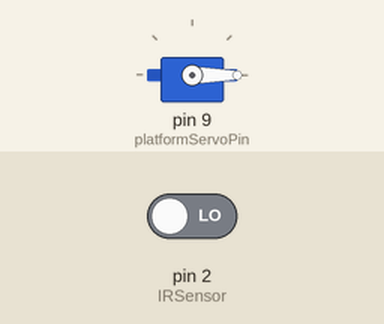
A sketch run on a simulated Arduino Uno, built with avr-gcc and run on an emulated ATmega328P. Shown: servo. The test bench sets the inputs (shaded band); at power-on: pin 2 (IRSensor) LOW.

Above: at 0.1 s.
At 2.1 s:
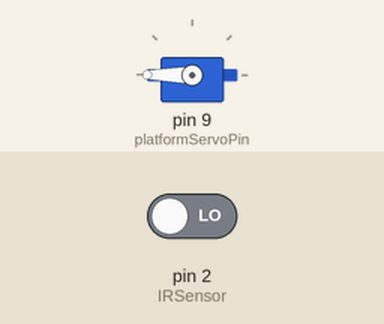
At 3.1 s:
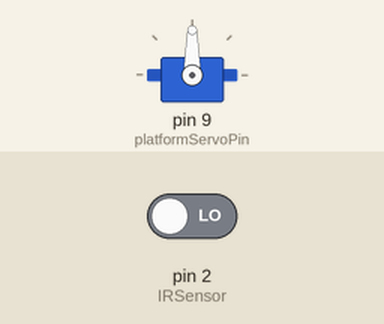
Timing chart, 0 to 4.6 s (numbered marks = the images above):
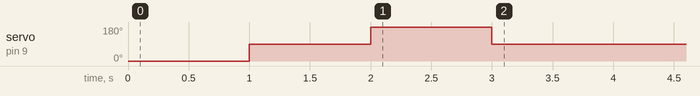

The sketch:

Plastic_Bottle_AI_Servo.ino
```cpp
#include <Servo.h>

Servo platformServo;
#define platformServoPin 9
#define IRSensor 2


void setup() {
  Serial.begin(9600);

  //  IRsensor
  pinMode(IRSensor, INPUT);

  // initialize servo
  platformServo.attach(platformServoPin);
  platformServo.write(0);
  delay(1000);
  platformServo.write(90);
  delay(1000);
  platformServo.write(180);
  delay(1000);
  platformServo.write(90);
  delay(1000);
}

void loop() {
  static char serialOutput;
  int statusSensor = digitalRead(IRSensor);


  while (Serial.available()) {
    serialOutput = Serial.read();

  }

  if (serialOutput == '2' && statusSensor == 0) {
    delay(1000);
    platformServo.write(180);
    delay(1000);

  } else if (serialOutput == '1' && statusSensor == 0) {
    delay(1000);
    platformServo.write(0);
    delay(1000);

  }

  if(statusSensor == 1) {
    platformServo.write(90);
  }

  //  if(statusSensor == 0){
  //    Serial.begin(9600);
  //  }else if(statusSensor == 1){
  //    Serial.end();
  //    platformServo.write(90);
  //  }

}
```
